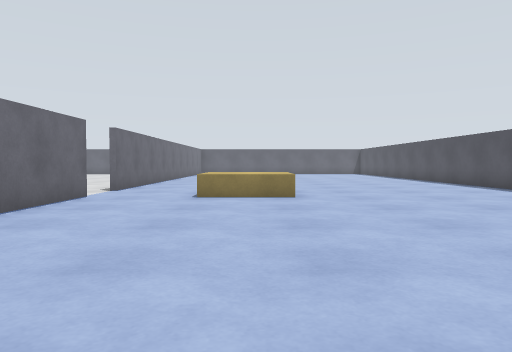
view 1 (above)

24 first-person views from a walk through a Gazebo world. The camera is 0.86 m above the floor, tilts 2° down and sees 70° across. The floor is counted in squares, 1 m on a side. Each view is taken from the middle of a square. On the plan, view 1 faces up. The plan holds only what a view shows up to about 12 squares ahead; the rest is blank.

view 2
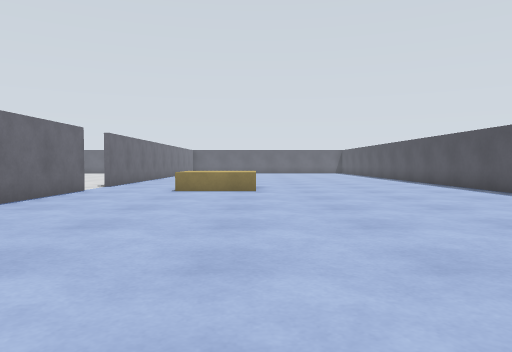

view 3
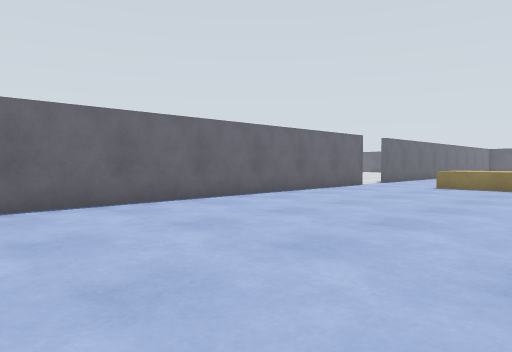

view 4
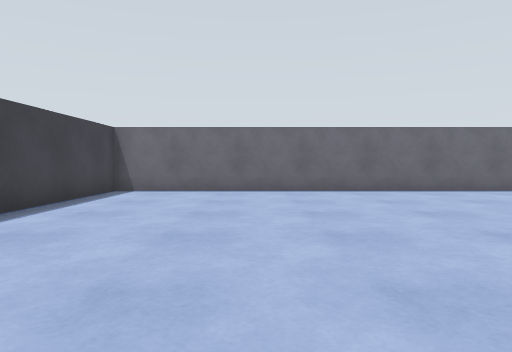

view 5
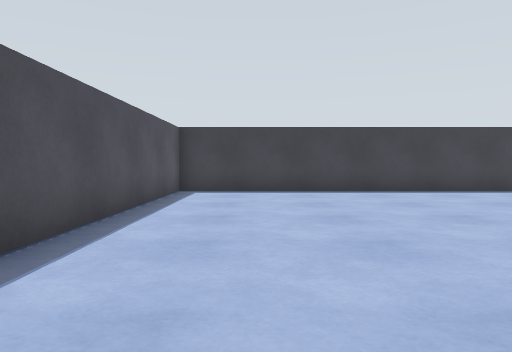

view 6
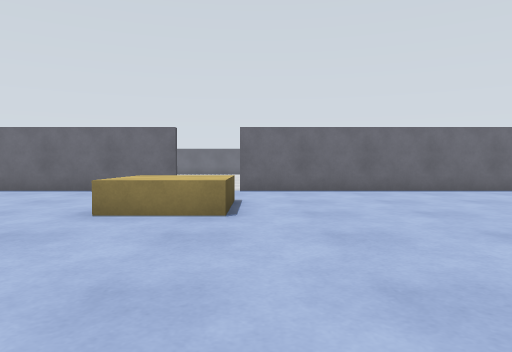

view 7
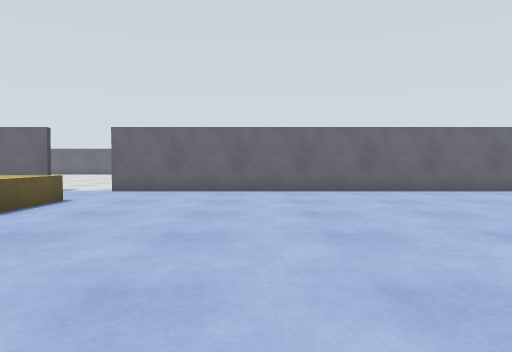

view 8
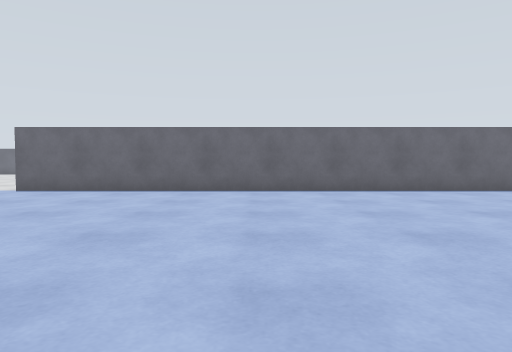

view 9
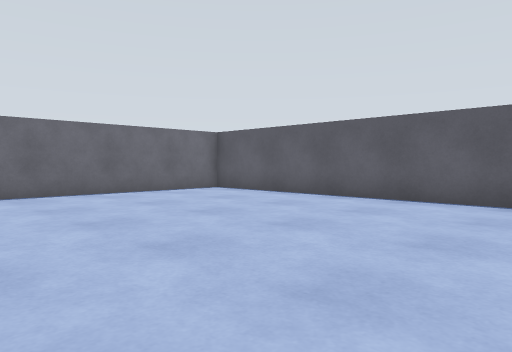

view 10
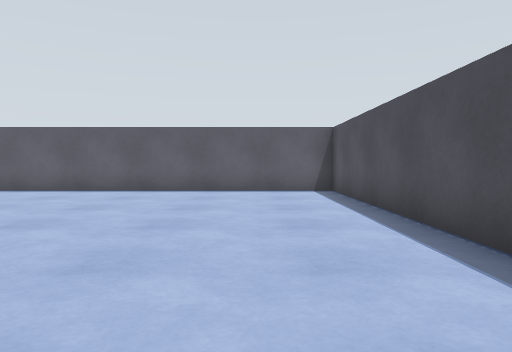

view 11
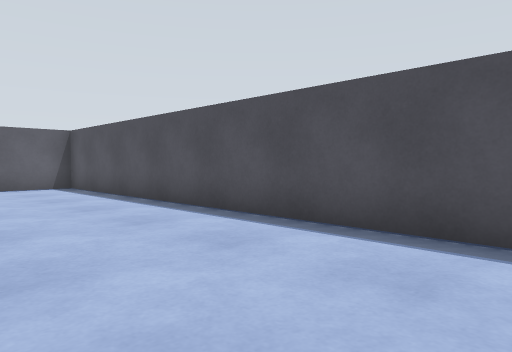

view 12
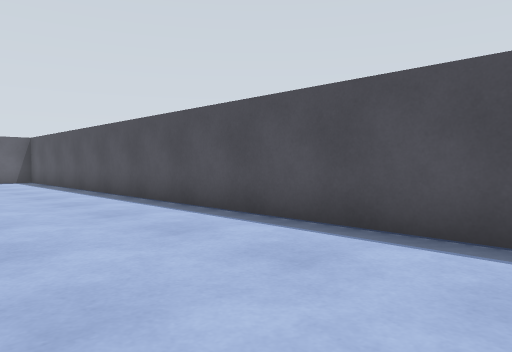

view 13
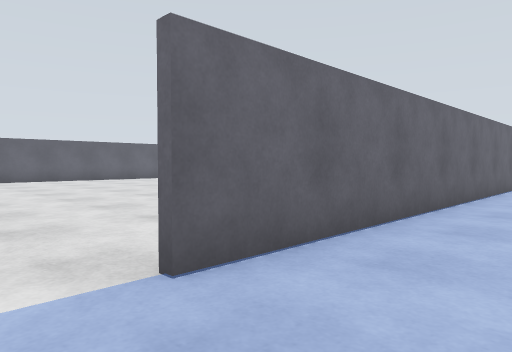

view 14
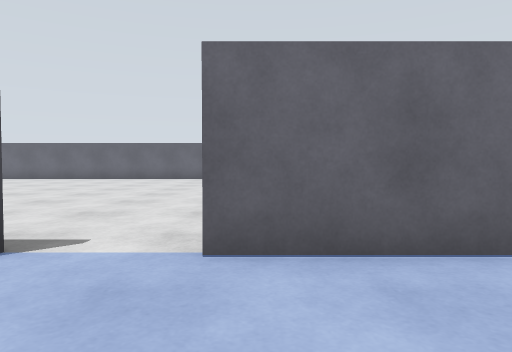

view 15
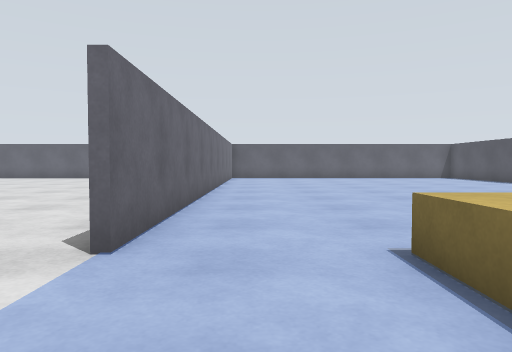

view 16
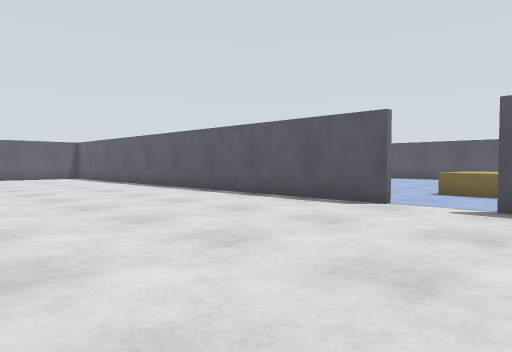

view 17
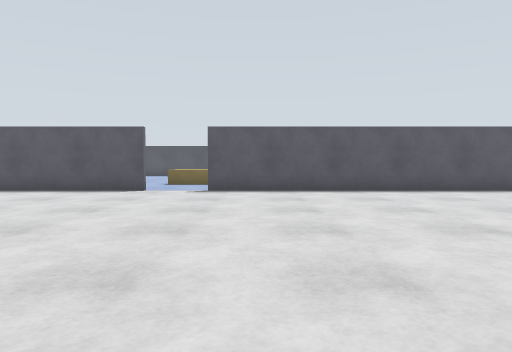

view 18
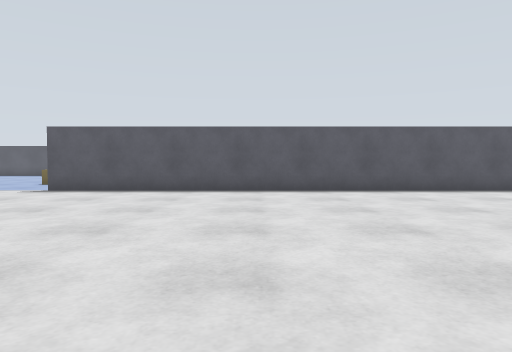

view 19
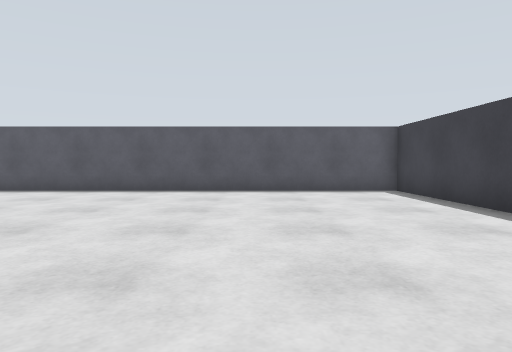

view 20
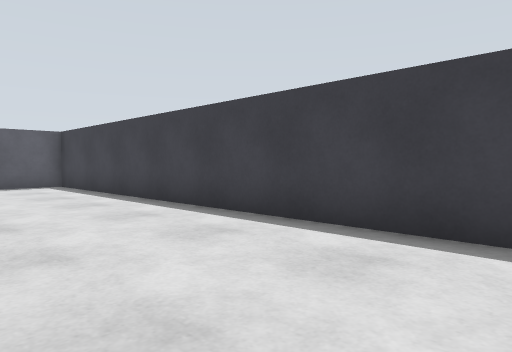

view 21
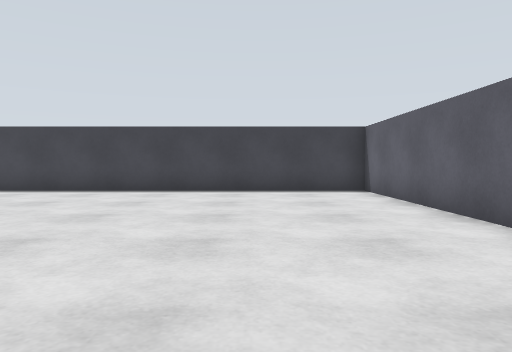

view 22
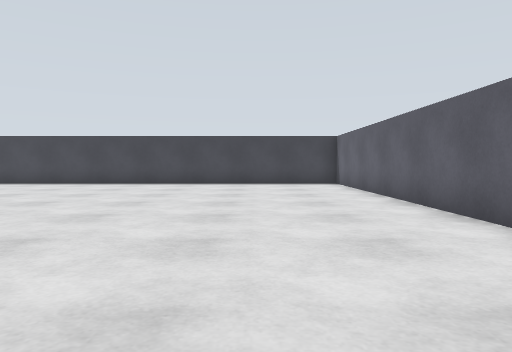

view 23
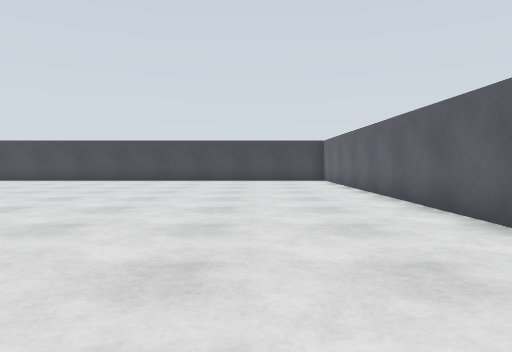

view 24
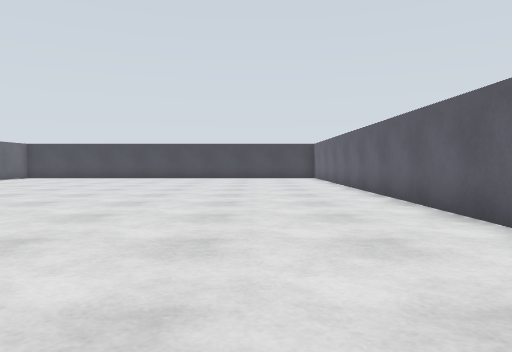

### Floor plan
Points are (right, up) in squares from view 1. A wall is a line through its corners. A room is listed if a view was taken in it or the views show most of it. See-through windows are left out.
Room 1 (views 1, 2, 3, 4, 5, 6, 7, 8, 9, 10, 11, 12, 13, 14, 15)
walls: (-4.4, 9.6) (-4.4, -10.4) (8.4, -10.4) (8.4, -2.4); (8.4, 8.5) (8.4, 10); (8.4, 11.8) (8.4, 29.4) (-2.6, 29.4); (-4.4, 27.6) (-4.4, 11.5)
ways out: opening at (-4, 10.5) to room 2
objects: beige box (-1, 10) to (1, 11)
Room 2 (views 16, 17, 18, 19, 20, 21, 22, 23, 24)
walls: (-4.6, 11.4) (-4.6, 17.6); (-21.4, 6.2) (-21.4, -10.4) (-4.6, -10.4) (-4.6, 9.5)
ways out: opening at (-4, 10.5) to room 1

Where each view was taken, in squares from view 1:
view 1: 0 up, 0 right, facing up
view 2: 2 down, 1 right, facing up
view 3: 4 down, 3 right, facing up-left
view 4: 6 down, 7 right, facing left
view 5: 1 up, 6 right, facing down
view 6: 12 up, 7 right, facing left
view 7: 16 up, 7 right, facing left
view 8: 19 up, 7 right, facing left
view 9: 21 up, 6 right, facing up-left
view 10: 18 up, 6 right, facing up
view 11: 16 up, 4 right, facing up-right
view 12: 11 up, 4 right, facing up-right
view 13: 10 up, 2 left, facing up-left
view 14: 12 up, 1 left, facing left
view 15: 8 up, 3 left, facing up
view 16: 8 up, 12 left, facing up-right
view 17: 8 up, 16 left, facing right
view 18: 3 up, 16 left, facing right
view 19: 6 down, 16 left, facing right
view 20: 6 down, 19 left, facing down-right
view 21: 1 up, 18 left, facing down
view 22: 5 up, 18 left, facing down
view 23: 8 up, 18 left, facing down
view 24: 11 up, 18 left, facing down
